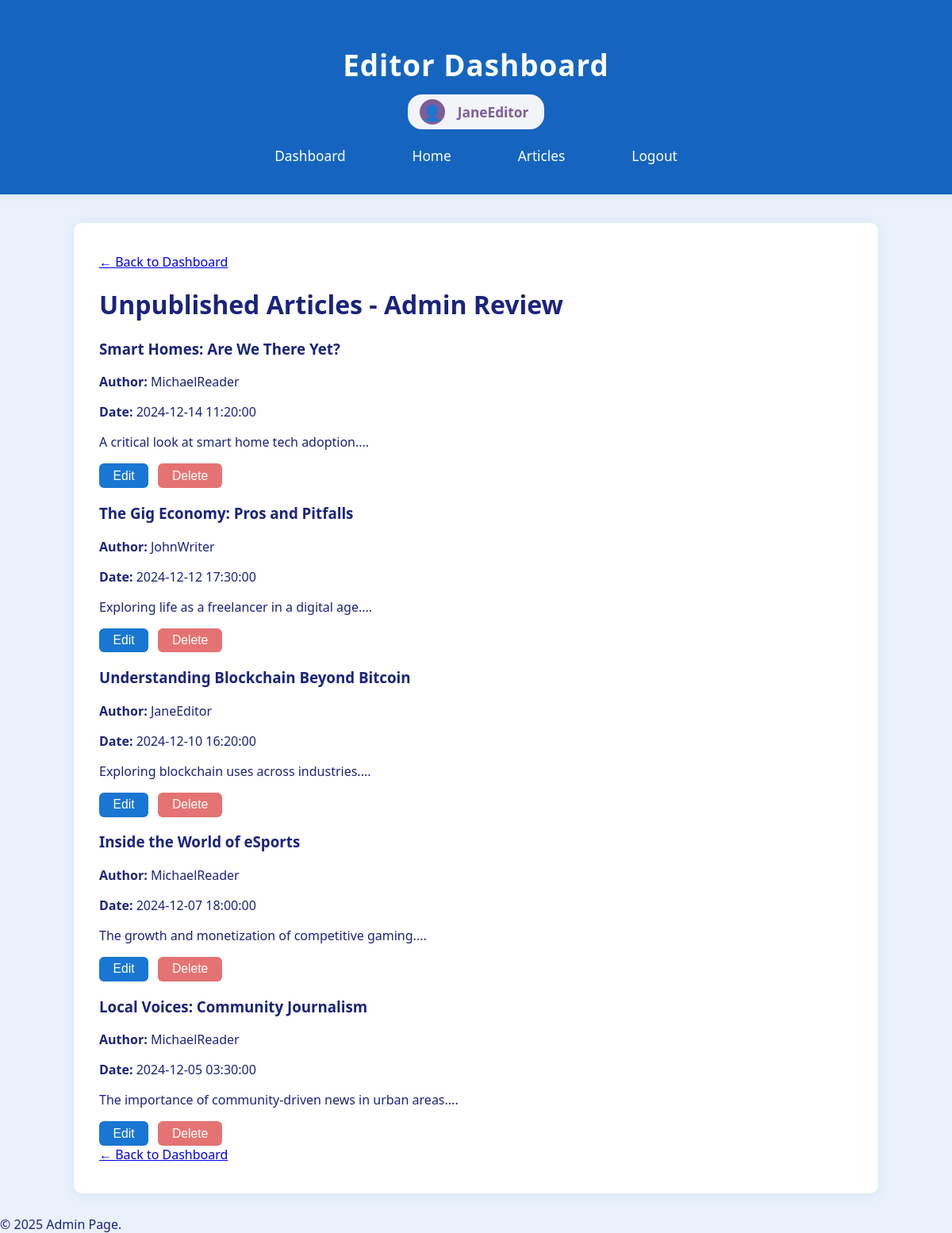
The app's page /public/admin/reviewArticles (signed in) with its own data.
### tables this page shows
CREATE TABLE `articles` (
  `id` int(11) NOT NULL,
  `title` varchar(255) NOT NULL,
  `content` text NOT NULL,
  `author_id` int(11) DEFAULT NULL,
  `is_published` tinyint(1) DEFAULT 0,
  `allow_comments` tinyint(1) DEFAULT 1,
  `created_at` timestamp NOT NULL DEFAULT current_timestamp(),
  `updated_at` timestamp NOT NULL DEFAULT current_timestamp() ON UPDATE current_timestamp(),
  `image_data` longblob DEFAULT NULL,
  `status` enum('draft','pending','published') NOT NULL DEFAULT 'pending'
);

CREATE TABLE `users` (
  `id` int(11) NOT NULL,
  `username` varchar(50) NOT NULL,
  `email` varchar(100) NOT NULL,
  `password` varchar(255) NOT NULL,
  `role_id` int(11) DEFAULT NULL,
  `created_at` timestamp NOT NULL DEFAULT current_timestamp()
);

### app/helpers.php (called while the page is built, shortened)
<?php
function render($view, $data = [], $layout = 'layout') {
    extract($data);
    require views_path($view . '.php');
}
function base_url($path = '') {
    if(defined('BASE_URL')) {
        return BASE_URL . ltrim($path, '/');
    }
    $protocol =
    (!empty($_SERVER['HTTPS']) && $_SERVER['HTTPS'] !== 'off') ||
    $_SERVER['SERVER_PORT'] === 443 ? "https://" : "http://";
    $host = $_SERVER['HTTP_HOST'];
    $base = rtrim(dirname($_SERVER['SCRIPT_NAME']), '/');
    return $protocol . $host . $base . '/' . ltrim($path, '/');
}
function base_path($path = '') {
    return realpath(__DIR__ . '/../' . '/' . ltrim($path, '/'));
}
function views_path($path = '') {
    return base_path('app/views/' . ltrim($path, '/'));
}

### app/controllers/AdminController.php (called while the page is built, shortened)
<?php
class AdminController {
    public function reviewArticles() {
        $db = new Database();
        $pdo = $db->connect();
        $stmt = $pdo->query("
            SELECT a.id, a.title, a.content, a.created_at, a.image_data, u.username
            FROM articles a
            JOIN users u ON a.author_id = u.id
            WHERE a.is_published = 0 AND a.status != 'draft'
            ORDER BY a.created_at DESC
        ");
        $articles = $stmt->fetchAll(PDO::FETCH_ASSOC);
        $data = [
            'articles' => $articles
        ];
        render('admin/reviewArticles', $data, layout: 'admin/layout');
    }
}
?>

### app/views/admin/reviewArticles.php (the view, shortened to what this page needs)
<div>
    <a href="<?php echo base_url('admin/dashboard') ?>" class="back-to-dashboard">
        ← Back to Dashboard
    </a>
</div>
<h1>Unpublished Articles - Admin Review</h1>
<?php foreach ($articles as $article): ?>
    <div class="admin-article-card">
        <h3><?= htmlspecialchars($article['title']) ?></h3>
        <p><strong>Author:</strong> <?= htmlspecialchars($article['username']) ?></p>
        <p><strong>Date:</strong> <?= htmlspecialchars($article['created_at']) ?></p>
        <p><?= nl2br(htmlspecialchars(substr($article['content'], 0, 200))) ?>...</p>
        <form action="/PHP_MVC/public/admin/editArticles" method="get" style="display:inline;">
            <button type="submit" class="btn-update">Edit</button>
        </form>
        <form action="/PHP_MVC/public/admin/deleteArticles" method="post" onsubmit="return confirm('Are you sure you want to delete this article?');" style="display:inline;">
            <button type="submit" class="btn-delete">Delete</button>
        </form>
    </div>
<?php endforeach; ?>
<a href="/PHP_MVC/public/admin/dashboard">&larr; Back to Dashboard</a>

### public/css/admin.css (style rules this page uses)
body { font-family: 'Segoe UI', Arial, sans-serif; background: #eaf1fb; color: #1a237e; margin: 0; padding: 0; }
.btn-update, .btn-delete { display: inline-block; padding: 0.4rem 1.1rem; border-radius: 6px; font-size: 0.98rem; font-weight: 500; text-decoration: none; margin-right: 0.5rem; transition: background 0.18s, color 0.18s, transform 0.15s; border: none; cursor: pointer; }
.btn-update { background: #1976d2; color: #fff; }
.btn-delete { background: #e57373; color: #fff; }

### records on screen
articles: title "Smart Homes: Are We There Yet?", author.username "MichaelReader", created_at "2024-12-14 11:20:00", content "A critical look at smart home tech adoption."
articles: title "The Gig Economy: Pros and Pitfalls", author.username "JohnWriter", created_at "2024-12-12 17:30:00", content "Exploring life as a freelancer in a digital age."
articles: title "Understanding Blockchain Beyond Bitcoin", author.username "JaneEditor", created_at "2024-12-10 16:20:00", content "Exploring blockchain uses across industries."
articles: title "Inside the World of eSports", author.username "MichaelReader", created_at "2024-12-07 18:00:00", content "The growth and monetization of competitive gaming."
articles: title "Local Voices: Community Journalism", author.username "MichaelReader", created_at "2024-12-05 03:30:00", content "The importance of community-driven news in urban areas."

### other values on screen
$roleName "Editor Dashboard"
$username "JaneEditor"
